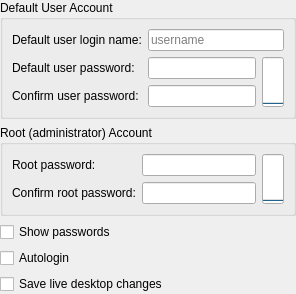
        <widget class="QWidget" name="Step_User_Accounts">
         <layout class="QGridLayout" name="_15">
          <property name="leftMargin">
           <number>0</number>
          </property>
          <property name="topMargin">
           <number>0</number>
          </property>
          <property name="rightMargin">
           <number>0</number>
          </property>
          <property name="bottomMargin">
           <number>0</number>
          </property>
          <item row="6" column="0">
           <spacer>
            <property name="orientation">
             <enum>Qt::Vertical</enum>
            </property>
            <property name="sizeHint" stdset="0">
             <size>
              <width>0</width>
              <height>0</height>
             </size>
            </property>
           </spacer>
          </item>
          <item row="1" column="0">
           <widget class="QGroupBox" name="rootPasswordBox">
            <property name="sizePolicy">
             <sizepolicy hsizetype="MinimumExpanding" vsizetype="Minimum">
              <horstretch>0</horstretch>
              <verstretch>0</verstretch>
             </sizepolicy>
            </property>
            <property name="title">
             <string>Root (administrator) Account</string>
            </property>
            <layout class="QGridLayout">
             <item row="0" column="0">
              <widget class="QLabel" name="rootPasswordLabel">
               <property name="sizePolicy">
                <sizepolicy hsizetype="MinimumExpanding" vsizetype="Minimum">
                 <horstretch>0</horstretch>
                 <verstretch>0</verstretch>
                </sizepolicy>
               </property>
               <property name="text">
                <string>Root password:</string>
               </property>
              </widget>
             </item>
             <item row="0" column="1">
              <widget class="MLineEdit" name="rootPasswordEdit">
               <property name="sizePolicy">
                <sizepolicy hsizetype="MinimumExpanding" vsizetype="Minimum">
                 <horstretch>0</horstretch>
                 <verstretch>0</verstretch>
                </sizepolicy>
               </property>
               <property name="text">
                <string/>
               </property>
               <property name="echoMode">
                <enum>QLineEdit::Password</enum>
               </property>
              </widget>
             </item>
             <item row="1" column="1">
              <widget class="MLineEdit" name="rootPasswordEdit2">
               <property name="sizePolicy">
                <sizepolicy hsizetype="MinimumExpanding" vsizetype="Minimum">
                 <horstretch>0</horstretch>
                 <verstretch>0</verstretch>
                </sizepolicy>
               </property>
               <property name="text">
                <string/>
               </property>
               <property name="echoMode">
                <enum>QLineEdit::Password</enum>
               </property>
              </widget>
             </item>
             <item row="1" column="0">
              <widget class="QLabel" name="rootPasswordLabel2">
               <property name="sizePolicy">
                <sizepolicy hsizetype="MinimumExpanding" vsizetype="Minimum">
                 <horstretch>0</horstretch>
                 <verstretch>0</verstretch>
                </sizepolicy>
               </property>
               <property name="text">
                <string>Confirm root password:</string>
               </property>
              </widget>
             </item>
             <item row="0" column="2" rowspan="2">
              <widget class="QProgressBar" name="pbRootPassMeter">
               <property name="sizePolicy">
                <sizepolicy hsizetype="Fixed" vsizetype="Ignored">
                 <horstretch>0</horstretch>
                 <verstretch>0</verstretch>
                </sizepolicy>
               </property>
               <property name="orientation">
                <enum>Qt::Vertical</enum>
               </property>
              </widget>
             </item>
            </layout>
           </widget>
          </item>
          <item row="0" column="0">
           <widget class="QGroupBox" name="userBox">
            <property name="sizePolicy">
             <sizepolicy hsizetype="MinimumExpanding" vsizetype="Minimum">
              <horstretch>0</horstretch>
              <verstretch>0</verstretch>
             </sizepolicy>
            </property>
            <property name="title">
             <string>Default User Account</string>
            </property>
            <layout class="QGridLayout">
             <item row="0" column="0">
              <widget class="QLabel" name="userNameLabel">
               <property name="sizePolicy">
                <sizepolicy hsizetype="MinimumExpanding" vsizetype="Minimum">
                 <horstretch>0</horstretch>
                 <verstretch>0</verstretch>
                </sizepolicy>
               </property>
               <property name="text">
                <string>Default user login name:</string>
               </property>
               <property name="wordWrap">
                <bool>false</bool>
               </property>
              </widget>
             </item>
             <item row="1" column="0">
              <widget class="QLabel" name="userPasswordLabel">
               <property name="sizePolicy">
                <sizepolicy hsizetype="MinimumExpanding" vsizetype="Minimum">
                 <horstretch>0</horstretch>
                 <verstretch>0</verstretch>
                </sizepolicy>
               </property>
               <property name="text">
                <string>Default user password:</string>
               </property>
              </widget>
             </item>
             <item row="2" column="0">
              <widget class="QLabel" name="userPasswordLabel2">
               <property name="sizePolicy">
                <sizepolicy hsizetype="MinimumExpanding" vsizetype="Minimum">
                 <horstretch>0</horstretch>
                 <verstretch>0</verstretch>
                </sizepolicy>
               </property>
               <property name="text">
                <string>Confirm user password:</string>
               </property>
              </widget>
             </item>
             <item row="1" column="1">
              <widget class="MLineEdit" name="userPasswordEdit">
               <property name="sizePolicy">
                <sizepolicy hsizetype="MinimumExpanding" vsizetype="Minimum">
                 <horstretch>0</horstretch>
                 <verstretch>0</verstretch>
                </sizepolicy>
               </property>
               <property name="text">
                <string/>
               </property>
               <property name="echoMode">
                <enum>QLineEdit::Password</enum>
               </property>
              </widget>
             </item>
             <item row="2" column="1">
              <widget class="MLineEdit" name="userPasswordEdit2">
               <property name="sizePolicy">
                <sizepolicy hsizetype="MinimumExpanding" vsizetype="Minimum">
                 <horstretch>0</horstretch>
                 <verstretch>0</verstretch>
                </sizepolicy>
               </property>
               <property name="text">
                <string/>
               </property>
               <property name="echoMode">
                <enum>QLineEdit::Password</enum>
               </property>
              </widget>
             </item>
             <item row="1" column="2" rowspan="2">
              <widget class="QProgressBar" name="pbUserPassMeter">
               <property name="sizePolicy">
                <sizepolicy hsizetype="Fixed" vsizetype="Ignored">
                 <horstretch>0</horstretch>
                 <verstretch>0</verstretch>
                </sizepolicy>
               </property>
               <property name="orientation">
                <enum>Qt::Vertical</enum>
               </property>
              </widget>
             </item>
             <item row="0" column="1" colspan="2">
              <widget class="QLineEdit" name="userNameEdit">
               <property name="sizePolicy">
                <sizepolicy hsizetype="MinimumExpanding" vsizetype="Minimum">
                 <horstretch>0</horstretch>
                 <verstretch>0</verstretch>
                </sizepolicy>
               </property>
               <property name="text">
                <string/>
               </property>
               <property name="placeholderText">
                <string>username</string>
               </property>
              </widget>
             </item>
            </layout>
           </widget>
          </item>
          <item row="4" column="0">
           <widget class="QCheckBox" name="autologinCheckBox">
            <property name="sizePolicy">
             <sizepolicy hsizetype="MinimumExpanding" vsizetype="Minimum">
              <horstretch>0</horstretch>
              <verstretch>0</verstretch>
             </sizepolicy>
            </property>
            <property name="text">
             <string>Autologin</string>
            </property>
           </widget>
          </item>
          <item row="2" column="0">
           <widget class="QCheckBox" name="passwordCheckBox">
            <property name="sizePolicy">
             <sizepolicy hsizetype="MinimumExpanding" vsizetype="Minimum">
              <horstretch>0</horstretch>
              <verstretch>0</verstretch>
             </sizepolicy>
            </property>
            <property name="text">
             <string>Show passwords</string>
            </property>
           </widget>
          </item>
          <item row="5" column="0">
           <widget class="QCheckBox" name="saveDesktopCheckBox">
            <property name="sizePolicy">
             <sizepolicy hsizetype="MinimumExpanding" vsizetype="Minimum">
              <horstretch>0</horstretch>
              <verstretch>0</verstretch>
             </sizepolicy>
            </property>
            <property name="toolTip">
             <string>Desktop modifications made in the live environment will be carried over to the installed OS</string>
            </property>
            <property name="text">
             <string>Save live desktop changes</string>
            </property>
           </widget>
          </item>
         </layout>
        </widget>
